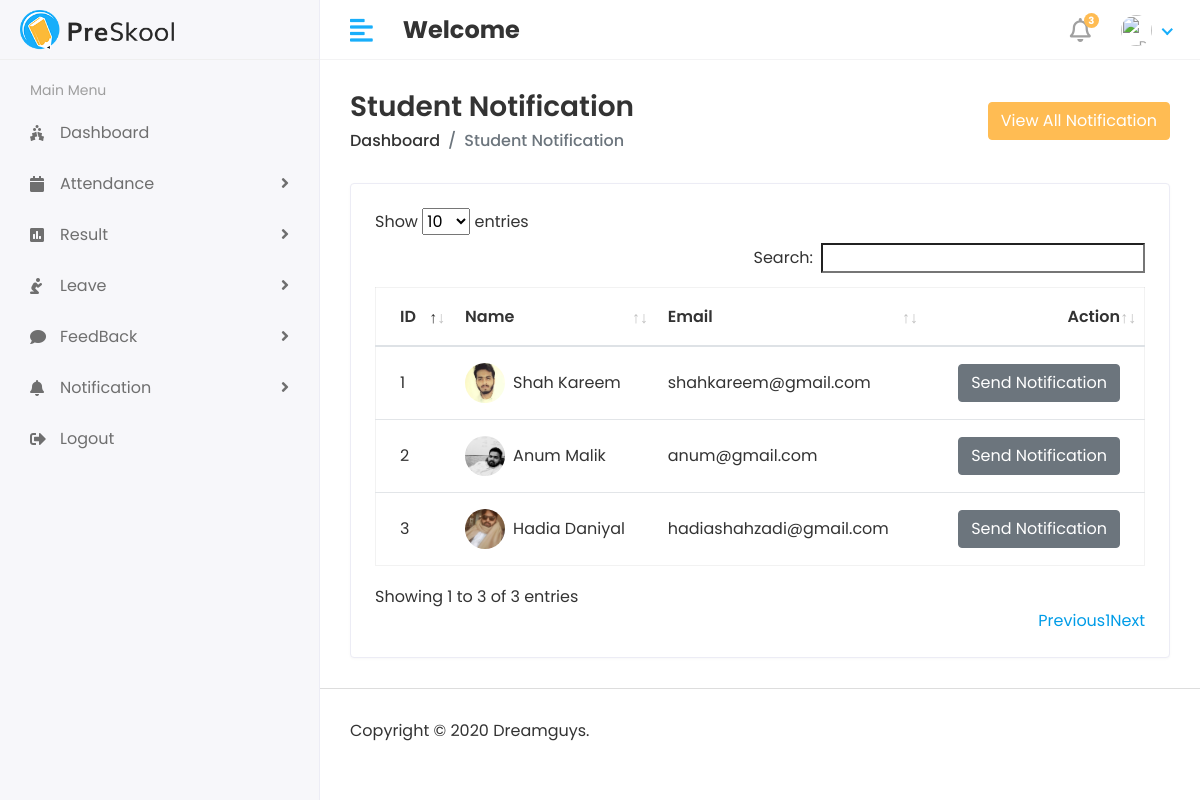
The page /hod/Student/Send_Notification on the database its author committed.
### SchoolApp/models.py (models this page shows, shortened)
class Student(models.Model):
    admin = models.OneToOneField(CustomUser, on_delete=models.CASCADE)
    address = models.TextField(verbose_name="Address")
    gender = models.CharField(max_length=255, verbose_name="Gender")
    course_id = models.ForeignKey(Course, on_delete=models.DO_NOTHING, verbose_name="Course")
    session_id = models.ForeignKey(SchoolSession, on_delete=models.DO_NOTHING, verbose_name="Session Year")
    created_at = models.DateTimeField(auto_now_add=True, verbose_name="Created At")
    update_at = models.DateTimeField(auto_now_add=True, verbose_name="Updated At")

class CustomUser(AbstractUser):
    USER = (
        (1,'HOD'),
        (2, 'STAFF'),
        (3, 'STUDENT')
    )
    user_type = models.CharField(choices=USER, max_length=50, default=1)
    profile_pic = models.ImageField(upload_to='media/profile_pic')

### SchoolProject/Hod_views.py (the view)
# urls.py: path('hod/Student/Send_Notification', Hod_views.SendStudentNotification, name='send_Std_notification'),
def SendStudentNotification(request):
    student = Student.objects.all()
    notification = StudentNotification.objects.all()
    context = {
        'student': student, 'notification':notification
    }
    return render(request, 'Hod/student_notification.html', context)

### templates/Hod/student_notification.html (shortened to what this page needs)
{% extends "base.html" %}
{% block content %}
<div class="content container-fluid">
    <div class="page-header">
      <div class="row align-items-center">
        <div class="col">
          <h3 class="page-title">Student Notification</h3>
          <ul class="breadcrumb">
            <li class="breadcrumb-item"><a href="">Dashboard</a></li>
            <li class="breadcrumb-item active">Student Notification</li>
          </ul>
        </div>
        <div class="col-auto text-right float-right ml-auto">
            <button type="button" class="btn btn-primary" data-toggle="modal" data-target="#exampleModalCenter">
                View All Notification
            </button>
        </div>
      </div>
    </div>
    <div class="row">
        <div class="col-sm-12">
          <div class="card card-table">
            <div class="card-body">
              <div class="table-responsive">
                <table id="table_id" class="table table-hover table-center mb-0 ">
                  <thead>
                    <tr>
                      <th>ID</th>
                      <th>Name</th>
                      <th>Email</th>
                      <th class="text-right">Action</th>
                    </tr>
                  </thead>
                  <tbody>
                    {% for st in student %}
                    <tr>
                      <td>{{st.id}}</td>
                      <td>
                        <h2 class="table-avatar">
                          <a href="student-details.html" class="avatar avatar-sm mr-2">
                            <img class="avatar-img rounded-circle" src="/{{st.admin.profile_pic}}" alt="User Image"/></a>
                          <a href="student-details.html">{{st.admin.first_name}}&nbsp;{{st.admin.last_name}}</a>
                        </h2>
                      </td>
                      <td>{{st.admin.email}}</td>
                      <td class="text-right">
                        <button type="button" class="btn btn-secondary" data-toggle="modal" data-target="#sendnotificationmodal-{{forloop.counter}}">
                            Send Notification
                        </button>
                      </td>
                    </tr>
                    {% endfor %}
                  </tbody>
                </table>
              </div>
            </div>
          </div>
        </div>
      </div>
  </div>
{% endblock %}

### static/assets/css/style.css (style rules this page uses)
html { height: 100%; }
body { background-color: #fff; color: #333; font-family: 'Poppins', sans-serif; font-size: 1rem; height: 100%; line-height: 1.5; overflow-x: hidden; }
h1, h2, h3, h4, h5, h6 { font-family: 'Poppins', sans-serif; margin-top: 0; }
a { color: #009ce7; }
input, button, a { transition: all 0.4s ease; -moz-transition: all 0.4s ease; -o-transition: all 0.4s ease; -ms-transition: all 0.4s ease; -webkit-transition: all 0.4s ease; }
input, input:focus, button, button:focus { outline: none; }
ul, ol { padding: 0px; list-style: none; }
.table { color: #333; max-width: 100%; margin-bottom: 0; width: 100%; }
.table.dataTable { border-collapse: collapse !important; border: 1px solid rgba(0, 0, 0, 0.05); }
table.table td h2 { display: inline-block; font-size: inherit; font-weight: 400; margin: 0; padding: 0; vertical-align: middle; }
table.table td h2.table-avatar { align-items: center; display: inline-flex; font-size: inherit; font-weight: 400; margin: 0; padding: 0; vertical-align: middle; white-space: nowrap; }
table.table td h2 a { color: #333; }
.table thead tr th { font-weight: 600; }
.table tbody tr { border-bottom: 1px solid rgba(0, 0, 0, 0.05); }
.table.table-center td, .table.table-center th { vertical-align: middle; }
.card-table .card-body .table > thead > tr > th { border-top: 0; }
.card-table .card-body .table tr td:first-child, .card-table .card-body .table tr th:first-child { padding-left: 1.5rem; }
.card-table .card-body .table tr td:last-child, .card-table .card-body .table tr th:last-child { padding-right: 1.5rem; }
.card-table .table td, .card-table .table th { border-top: 1px solid #e2e5e8; padding: 1rem 0.75rem; white-space: nowrap; }
.btn-primary { background-color: #FFBC53; border: 1px solid #FFBC53; }
.card { border: 1px solid #ececf5; box-shadow: 0 1px 3px 0 rgba(0, 0, 0, 0.03); margin-bottom: 1.875rem; }
.card-body { padding: 1.5rem; }
.avatar { position: relative; display: inline-block; width: 3rem; height: 3rem }
.avatar > img { width: 100%; height: 100%; -o-object-fit: cover; object-fit: cover; }
.avatar-sm { width: 2.5rem; height: 2.5rem; }
.page-wrapper > .content { padding: 1.875rem 1.875rem 0; }
.page-header { margin-bottom: 1.875rem; }
.page-header .breadcrumb { background-color: transparent; color: #6c757d; font-size: 1rem; font-weight: 500; margin-bottom: 0; padding: 0; }
.page-header .breadcrumb a { color: #333; }
.page-title { font-size: 28px; font-weight: 600; color: #333; margin-bottom: 5px; }

### rows shown on the page
Student: id "1", admin.profile_pic (picture), admin.first_name "Shah", admin.last_name "Kareem", admin.email "shahkareem@gmail.com"
Student: id "2", admin.profile_pic (picture), admin.first_name "Anum", admin.last_name "Malik", admin.email "anum@gmail.com"
Student: id "3", admin.profile_pic (picture), admin.first_name "Hadia", admin.last_name "Daniyal", admin.email "hadiashahzadi@gmail.com"
